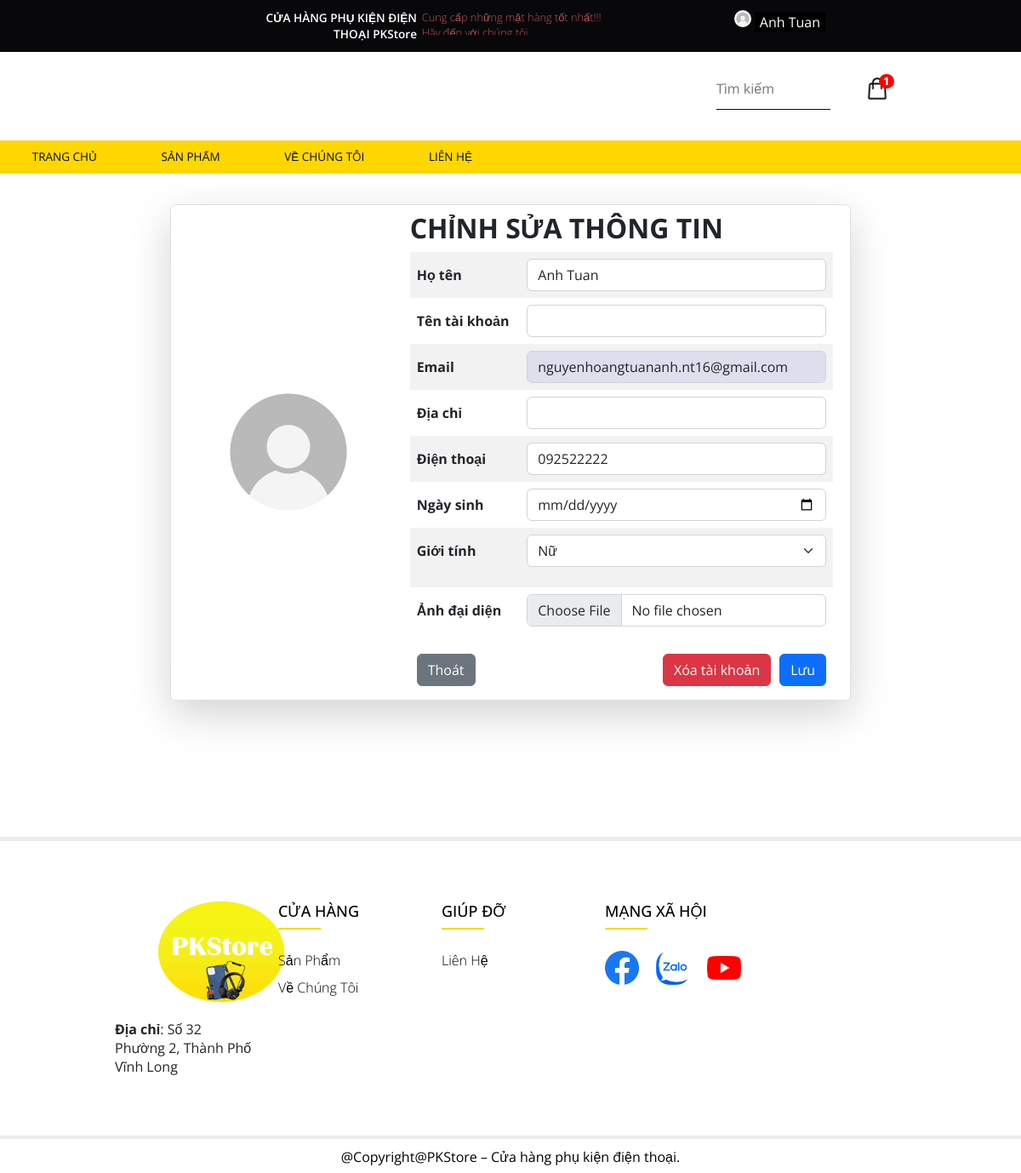
Page /KhachHang/web/profile_edit.php (signed in) on the committed database.
### tables this page shows
CREATE TABLE `khachhang` (
  `MaKH` int(11) NOT NULL,
  `HoTen` varchar(50) NOT NULL,
  `TaiKhoan` varchar(50) DEFAULT NULL,
  `MatKhau` varchar(255) NOT NULL,
  `Email` varchar(100) DEFAULT NULL,
  `DiaChiKH` varchar(200) DEFAULT NULL,
  `DienThoaiKH` varchar(20) DEFAULT NULL,
  `NgaySinh` datetime DEFAULT NULL,
  `GioiTinh` bit(1) DEFAULT NULL,
  `AnhKH` varchar(100) DEFAULT NULL,
  `trangthai` tinyint(1) NOT NULL
);

### KhachHang/web/profile_edit.php (the view, shortened to what this page needs)
<link rel="stylesheet" type="text/css" href="./css/bootstrap.min.css">
<link rel="stylesheet" type="text/css" href="./css/bootstrap-icons.css">
<?php
include("Layout_KhachHang_Header.php");
?>
<?php
$email = $_SESSION['MaKH'];
$query = "SELECT * FROM khachhang WHERE MaKH='$email'";
$result = mysqli_query($con, $query);
$row = mysqli_fetch_array($result);
if (mysqli_num_rows($result) <> 0) {
?>
    <form method="post" action="profile_edit_script.php" enctype="multipart/form-data">
        <div class="row col-lg-8 border rounded mx-auto mt-3 p-2 shadow-lg">
            <div class="col-md-4 text-center" style="display: block; justify-content: center; margin-top: auto; margin-bottom: auto;">
                <?php
                $anh = $row['AnhKH'];
                echo "<img src='imgKH/$anh'  class='js-image img-fluid rounded' style='width: 180px;height:180px;object-fit: cover;'>";
                ?>
            </div>
            <div class="col-md-8">
                <div class="h2" style="font-weight: bold;">CHỈNH SỬA THÔNG TIN</div>
                <table class="table table-striped">
                    <tr>
                        <th style="font-weight: bold;"> Họ tên</th>
                        <td>
                            <input value="<?php if (isset($row['HoTen'])) echo $row['HoTen']; ?>" type="text" class="form-control" name="hoten">
                        </td>
                    </tr>
                    <tr>
                        <th style="font-weight: bold;"> Tên tài khoản</th>
                        <td>
                            <input value="<?php if (isset($row['TaiKhoan'])) echo $row['TaiKhoan']; ?>" type="text" class="form-control" name="taikhoan">
                        </td>
                    </tr>
                    <tr>
                        <th style="font-weight: bold;"> Email</th>
                        <td>
                            <input value="<?php if (isset($row['Email'])) echo $row['Email']; ?>" type="text" class="form-control" name="email" style="background-color: #dedeed;" readonly>
                        </td>
                    </tr>
                    <tr>
                        <th style="font-weight: bold;"> Địa chỉ</th>
                        <td>
                            <input value="<?php if (isset($row['DiaChiKH'])) echo $row['DiaChiKH']; ?>" type="text" class="form-control" name="diachikh">
                        </td>
                    </tr>
                    <tr>
                        <th style="font-weight: bold;"> Điện thoại</th>
                        <td>
                            <input value="<?php if (isset($row['DienThoaiKH'])) echo $row['DienThoaiKH']; ?>" type="text" class="form-control" name="dienthoaikh">
                        </td>
                    </tr>
                    <tr>
                        <th style="font-weight: bold;"> Ngày sinh</th>
                        <td>
                            <input value="<?php if (isset($row['NgaySinh'])) echo $row['NgaySinh']; ?>" type="date" class="form-control" name="ngaysinh">
                        </td>
                    </tr>
                    <tr>
                        <th style="font-weight: bold;"> Giới tính</th>
                        <td>
                            <select name="gioitinh" class="form-select form-select mb-3" aria-label=".form-select-lg example">
                                <?php
                                if ($row['GioiTinh'] == 0) { ?>
                                    <option value="0">Nữ</option>
                                <?php
                                }
                                ?>
                            </select>
                        </td>
                    </tr>
                    <tr>
                        <th style="font-weight: bold;"> Ảnh đại diện</th>
                        <td>
                            <input type="file" onchange="display_image(this.files[0])" class="js-image-input form-control" id="formFile" name="anhkh" value="<? if ($row['AnhKH']) echo ($row['AnhKH']); ?>">
                        </td>
                    </tr>
                </table>
            <?php
        }
            ?>
            <div class="p-2">
                <a href="profile_edit_script.php">
                    <button class="btn btn-primary float-end">Lưu</button>
                </a>
                <a href="delete_account.php">
                    <label class="btn btn-danger float-end" style="margin-right: 10px;">Xóa tài khoản</label>
                </a>
                <a href="javascript:window.history.back(-1);">
                    <label class="btn btn-secondary">Thoát</label>
                </a>
            </div>
    </form>
    <div>
        <br><br><br><br><br>
        <?php include("Layout_KhachHang_Footer.php"); ?>
    </div>
    </body>
    </html>

### KhachHang/web/Layout_KhachHang_Header.php (shortened to what this page needs)
<!DOCTYPE HTML>
<html>
<head>
  <link href="css/style.css" rel='stylesheet' type='text/css' />
  <link href="css/megamenu.css" rel="stylesheet" type="text/css" media="all" />
  <link rel="stylesheet" href="css/slippry.css">
  <link rel="stylesheet" type="text/css" href="css/jquery-ui.css">
</head>
<body>
  <?php
  include("connection.php");
  ?>
  <div class="header">
    <div class="top-header" style="padding: 5px 0px;position: fixed;z-index:100000000;width:100%;">
      <div class="" style="width:80%; margin: 0px auto">
        <div class="top-header-center">
          <div class="top-header-center-alert-left">
            <h3>CỬA HÀNG PHỤ KIỆN ĐIỆN THOẠI PKStore</h3>
          </div>
          <div class="top-header-center-alert-right">
            <div class="vticker">
              <ul>
                <li>Cung cấp những mặt hàng tốt nhất!!! <label>Hãy đến với chúng tôi.</label></li>
              </ul>
            </div>
          </div>
        </div>
        <div class="top-header-right">
          <ul>
            <?php
            if (isset($_SESSION['MaKH'])) {
              $MaKH = $_SESSION["MaKH"];
              $qr = "select * from KhachHang where MaKH = '$MaKH'";
              $qr_run = mysqli_query($con, $qr);
              $r = mysqli_fetch_array($qr_run);
            ?>
              <li class="dropdown o">
                <img src="./imgKH/<?php echo $r["AnhKH"] ?>" alt="<?php echo $r["AnhKH"] ?>" srcset="" class="custom-image">
                <button class="nut_dropdown"><?php echo $r["HoTen"] ?></button>
              </li>
            <?php
            } else {
            ?>
              <li><a href="login.php" style="font-size: 13px;">Đăng nhập</a><span> </span></li>
              <li><a href="register.php" style="font-size: 13px;">Đăng ký</a></li>
            <?php
            }
            ?>
          </ul>
        </div>
      </div>
    </div>
    <div class="mid-header" style="padding-top: 40px;">
      <div class="" style="width:80%; margin: 0px auto">
        <div class="mid-grid-right" style="display: flex; gap: 40px;">
          <div style="margin-left: 50px;">
            <form>
              <input type="text" name="Ten" value="<?php if (isset($_GET['Ten'])) echo $_GET['Ten'];  ?>" placeholder="Tìm kiếm" />
            </form>
          </div>
          <div class="top-header-left">
            <ul>
              <?php
              if (isset($_SESSION['MaKH'])) {
                $MaKH = $_SESSION['MaKH'];
                $countQuery = "SELECT COUNT(id) FROM giohang WHERE MaKH = '$MaKH'";
                $qr_count = mysqli_query($con, $countQuery);
                if ($qr_count) {
                  $countRow = mysqli_fetch_row($qr_count);
                  if ($countRow[0] > 0) {
              ?>
                    <a class="" style="position: relative;" href="cart2.php">
                      <span id="clickme">
                        <img src="./images/shopping-bag.png" alt="" style="width: 30px; height: 30px;margin-top: 5px;">
                      </span>
                      <p class="badge"><?php echo ($countRow[0]) ?></p>
                    </a>
                  <?php
                  }
                  ?>
                <?php
                }
              }
              ?>
            </ul>
          </div>
        </div>
      </div>
    </div>
    <div class="header-bottom">
      <div style="margin-bottom:20px ;">
        <ul class="megamenu skyblue">
          <li class="grid"><a class="color2" href="index.php">TRANG CHỦ</a>
          <li class="grid"><a class="color2" href="LOAISANPHAM.php">SẢN PHẨM</a>
          <li class="grid"><a class="color2" href="VeChungToi.php">VỀ CHÚNG TÔI</a>
          <li class="grid"><a class="color2" href="contact.php">LIÊN HỆ</a>
        </ul>
      </div>
    </div>
  </div>
</body>
</html>

### KhachHang/web/css/style.css (style rules this page uses)
html, body, div, span, applet, object, iframe, h1, h2, h3, h4, h5, h6, p, blockquote, pre, a, abbr, acronym, address, big, cite, code, del, dfn, em, img, ins, kbd, q, s, samp, small, strike, strong, sub, sup, tt, var, b, u, i, dl, dt, dd, ol, nav ul, nav li, fieldset, form, label, legend, table, caption, tbody, tfoot, thead, tr, th, td, article, aside, canvas, details, embed, figure, figcaption, footer, header, hgroup, menu, nav, output, ruby, section, summary, time, mark, audio, video { margin: 0; padding: 0; border: 0; font-size: 100%; font: inherit; vertical-align: baseline; }
ol, ul { list-style: none; margin: 0px; padding: 0px; }
table { border-collapse: collapse; border-spacing: 0; }
a { text-decoration: none; }
img { max-width: 100%; }
body { font-family: "Open Sans", sans-serif; background: #fff; }
.top-header { background: #08080b; }
.top-header-left { float: left; width: 30%; padding: 0.25em 0 0 0; }
.top-header-center { float: left; width: 60%; margin-left: 15%; padding: 0.25em; padding: 0.4em; }
.top-header-right { float: right; padding: 0.25em 0; }
.badge { position: absolute; top: -15px; right: -5px; padding: 2px 5px; border-radius: 50%; background-color: red; color: white; font-size: 13px; }
.top-header-center-alert-left { float: left; width: 39%; text-align: right; }
.top-header-center-alert-right { float: right; width: 60%; }
.top-header-center-alert-left h3 { color: #fff; font-weight: 600; font-size: 0.85em; }
.vticker li { color: #f06b6b; font-size: 0.8em; font-weight: 100; }
.top-header-right ul li { display: inline-block; }
.mid-grid-right { float: right; padding: 2.5em 0 1em 0; }
.mid-grid-right { display: flex; width: 30%; }
.mid-grid-right input[type="text"] { border: 1px solid #08080b; border-right: none; border-left: none; border-top: none; font-family: "Open Sans", sans-serif; outline: none; padding: 0.8em 0; color: #a5a5a5; width: 100%; -moz-transition: width 0.5s ease-out; -webkit-transition: width 0.5s ease-out; transition: width 0.5s ease-out; }
ul.resp-tabs-list, p { margin: 0px; padding: 0px; }

### KhachHang/web/css/megamenu.css (style rules this page uses)
.megamenu { margin-bottom:0px;padding:0;width:100%;list-style:none;display:inline-block;position:relative;font-family: 'Open Sans', sans-serif;font-size:15px;background: #fed700; margin-top: 20px; }
.megamenu li { margin-bottom: 0px; display: inline; }
.megamenu>li>a { float: left; padding: 0.8em 2.8em; text-decoration: none; text-transform: capitalize; font-size: 0.9em; -webkit-transition: all 0.3s ease-in-out; -moz-transition: all 0.3s ease-in-out; -o-transition: all 0.3s ease-in-out; transition: all 0.3s ease-in-out; font-weight: 400; text-transform: uppercase; }
.skyblue li>a,.skyblue>li.showhide span { color: #08080B; }

### KhachHang/web/Layout_KhachHang_Header.php (style rules this page uses)
.nut_dropdown { background: black; color: white; font-size: 16px; border: none; }
.dropdown { position: absolute; display: inline-block; z-index: 100000; }
.o { top: 12px; position: absolute; right: 230px; }
.o img { width: 20px; height: 20px; border-radius: 50%; }

### KhachHang/web/Layout_KhachHang_Footer.php (style rules this page uses)
ul { list-style: none; }

### KhachHang/web/profile_edit.php (style rules this page uses)
.nut_dropdown { background: black; color: white; font-size: 16px; border: none; }
.dropdown { position: absolute; display: inline-block; z-index: 100000; }
.o { top: 12px; position: absolute; right: 230px; }
.o img { width: 20px; height: 20px; border-radius: 50%; }

### rows in the picture
khachhang: AnhKH (placeholder picture), HoTen "Anh Tuan", hoten "Anh Tuan", email "nguyenhoangtuananh.nt16@gmail.com", dienthoaikh "092522222", gioitinh "Nữ"

### other values in the picture
$countRow[0] "1"
